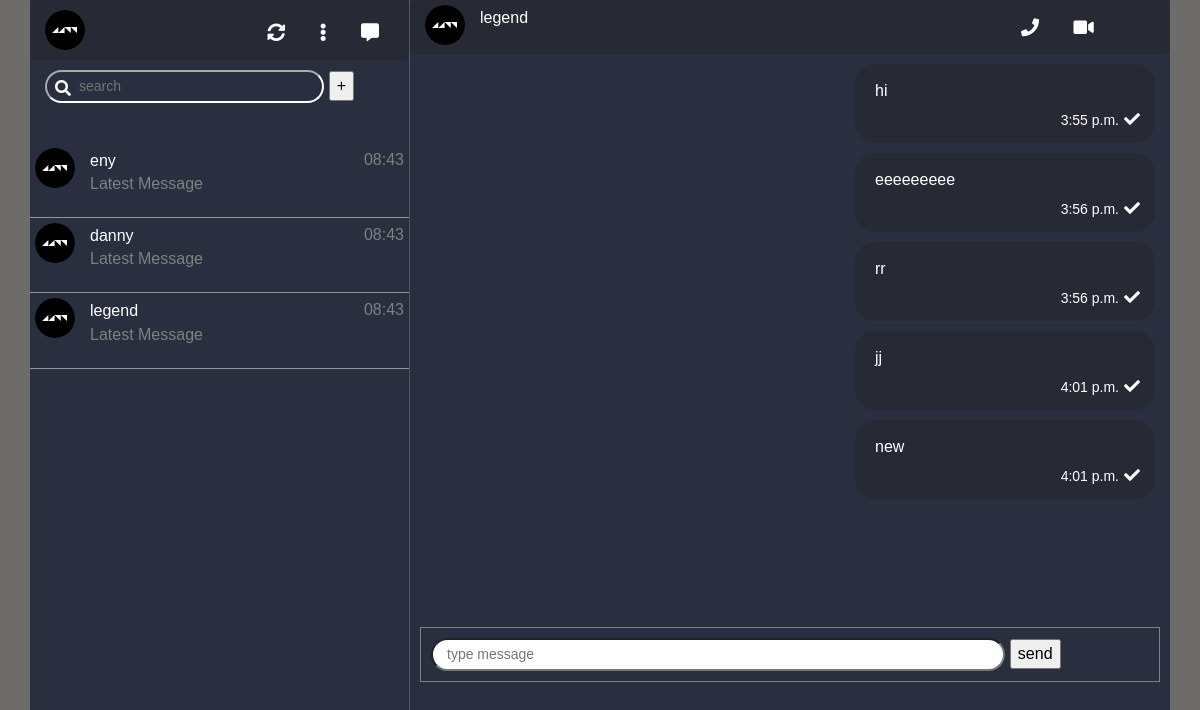
The page /chat/5/ (signed in) on the database its author committed.
### chat/models.py (models this page shows, shortened)
class Message(models.Model):
    sender = models.ForeignKey(User, on_delete=models.CASCADE)
    room = models.ForeignKey(Room, on_delete=models.CASCADE)
    content = models.TextField()
    time = models.DateTimeField(default=timezone.localtime)
    type = models.CharField(max_length=50, blank=True, null=True)
    status = models.CharField(max_length=20, blank=True, null=True)

### chat/views.py (the view)
# urls.py: path('<int:room_id>/',chat_room,name="chat-room")
@login_required
def chat_room(request, room_id):
    messages = Message.objects.filter(room_id=room_id)
    friend_list =Participants.get_friends(request.user)
    room = Room.objects.get(id=room_id)
    if room.name.startswith(request.user.username):
        room_name=room.name.split("_")[1]
    else:
        room_name=room.name.split("_")[0]
    context = {
        'messages': messages,
        'room_name': room_name,
        'friends': friend_list,
    }
    return render(request, 'chat/chat-room.html', context)

### chat/models.py (called while the page is built)
    @staticmethod
    def get_friends(user):
        friends = Participants.objects.filter(user=user)
        friend_list = []
        for friend in friends:
            room_id = friend.room.id
            if friend.room.name.startswith(user.username):
                room_name=friend.room.name.split("_")[1]
            else:
                room_name=friend.room.name.split("_")[0]
            friend_list.append({
                'room_id': room_id,
                'room_name': room_name
            })
        return friend_list

### chat/templates/chat/chat-room.html (shortened to what this page needs)
{% extends "./index.html" %}
{% load static %}
{% block chat-room %}
<div class="header-settings">
    <div class="single-friend">
        <img src="{% static 'chat/images/dp.svg' %}" class="display-picture" alt="friend-picture">
        <div class = "text">
            <h6> {{room_name}}</h6>
        </div>
        <span class="settings-icon">
            <i class="fas fa-phone"></i>
            <i class="fas fa-video"></i>
        </span>
    </div>
</div>
<div class="messages">
    {% for message in messages %}
        {% if message.sender == request.user %}
            <div class="outgoing-message">
                <div class="chat-bubble">
                    <div class="msg">{{message.content}}</div>
                    <span class ="msg-metadata">
                        <span class = "msg-time">{{message.time.time}}</span>
                        <span class="chat-status">
                            <i class="fas fa-check"></i>
                        </span>
                    </span>
                </div>
            </div>
        {% endif %}
    {% endfor %}
</div>
<div class="message-box">
    <div class="input-wrapper">
        <input class="form-control-sm" id = "input-message" type="text" placeholder="type message" name="" id="">
        <input type="button" id = "send-button" value="send">
    </div>
</div>
{% endblock  %}

### chat/static/chat/css/main.css (style rules this page uses)
:root { --padding: 10px 15px; }
body { background-color: rgb(110, 107, 107); color: white; font-family: sans-serif; }
.header-settings { background-color: #272A35; padding: var(--padding); border-radius: 5px; }
.display-picture { width: 40px; height: 40px; border-radius: 25px; }
.settings-icon { float: right; }
.settings-icon i { margin: 8px 10px; font-weight: 600; padding: 5px; border-radius: 45px; transition: 0.5s; font-size: 18px; }
.single-friend { display: flex; border-bottom: 1px solid rgb(151, 146, 146); transition: 0.5s; padding: 5px; }
.single-friend .text { margin: 0px 15px; width: 80%; }
.single-friend .text h6 { position: relative; top: 3px; margin-bottom: 5px; }
.col-md-8 .single-friend { border-bottom: none; margin: 0; padding: 0; }
.col-md-8 .header-settings { padding: 5px 15px; }
.col-md-8 .text { width: 70%; }
.col-md-8 .settings-icon i { margin: 8px 10px; font-weight: 600; padding: 5px; border-radius: 45px; transition: 0.5s; font-size: 18px; }
.messages { padding: 5px; height: 563px; overflow-y: auto; }
.chat-bubble { background-color: #373E4E; padding: 10px 15px; margin: 5px 10px; width: 40%; border-radius: 20px; }
.outgoing-message { position: relative; display: flex; justify-content: end; }
.outgoing-message .chat-bubble { background-color: #272A35; }
.msg { word-wrap: break-word; padding: 5px; }
.msg-metadata { display: flex; justify-content: end; }
.msg-time { margin: 2px 5px; font-size: 14px; }
.message-box { padding: 10px; margin: 10px; border: 1px solid grey; }
.message-box [type="text"] { width: 80%; border-radius: 45px; padding-left: 1em; }

### rows shown on the page
Message: content "hi", time.time "3:55 p.m."
Message: content "eeeeeeeee", time.time "3:56 p.m."
Message: content "rr", time.time "3:56 p.m."
Message: content "jj", time.time "4:01 p.m."
Message: content "new", time.time "4:01 p.m."

### other values the page prints
{{ friend.room_name }} "eny" "danny" "legend"
{{ room_name }} "legend"
